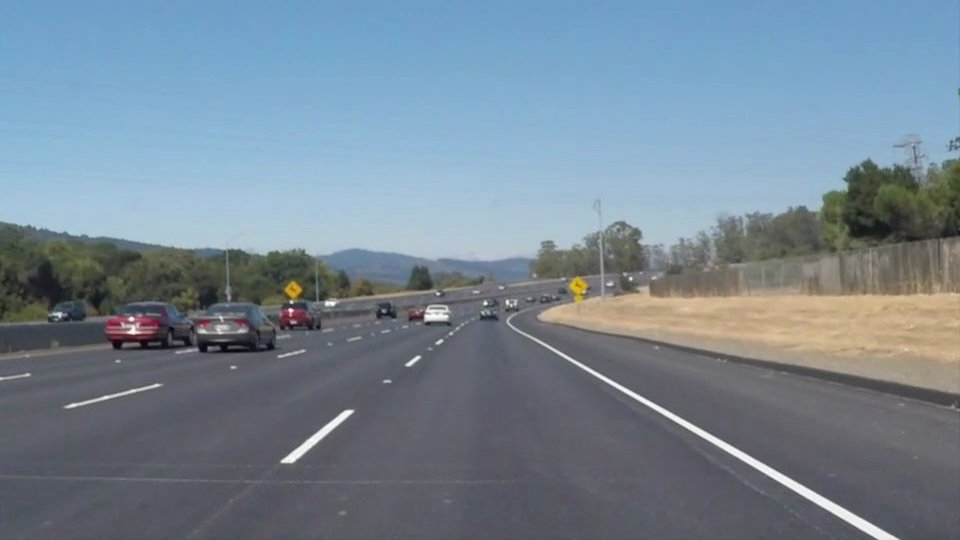
#> input picture  Lane_Detection/test_images/solidWhiteCurve.jpg, 960 x 540 px, found by its file name
$ python laneDetect.py
#> lines starting #> are read from the running program, lines starting #| are printed output that depends on the picture; after the words box and inside, x2 and y2 are one past the last pixel; in counts of white or black regions, pixels touching at a corner belong together
import cv2
import numpy as np

vertices=np.array([[0,360], [0,250],[274,165],[355,165],[570,250],[640,0]])

def roi(img, vertices):
    mask=np.zeros_like(img)
    cv2.fillPoly(mask, vertices, 255)
    masked=cv2.bitwise_and(img, mask)
    return masked

# '''CANNY EDGE DETECTION WITH GAUSSIAN BLUR'''

img = cv2.imread('solidWhiteCurve.jpg')
#> img is the input picture: shape (540, 960, 3); mean B, G, R 148.1, 134.5, 118.5
gray = cv2.cvtColor(img,cv2.COLOR_BGR2GRAY)
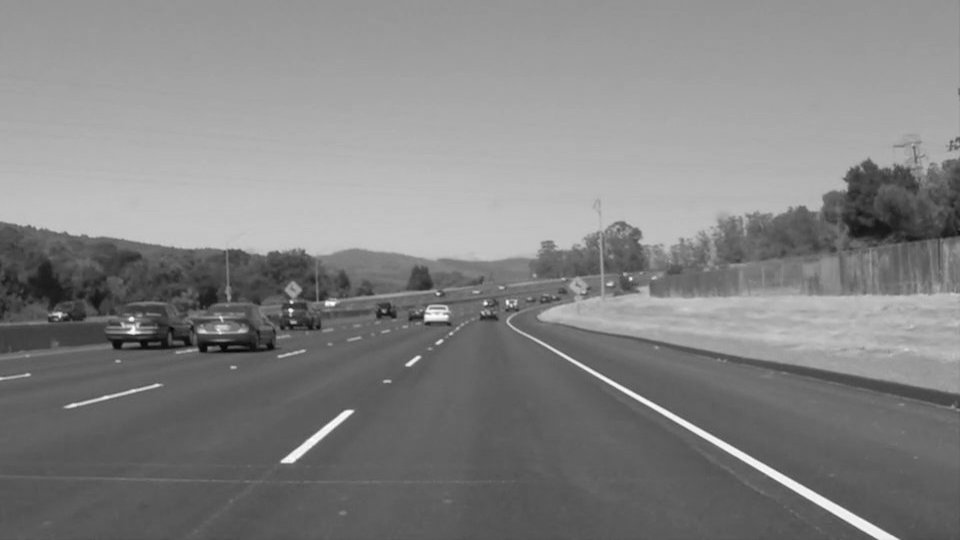
#> gray: shape (540, 960); min 5, max 255, mean 131.2
edges = cv2.Canny(gray,200,300,apertureSize = 3)
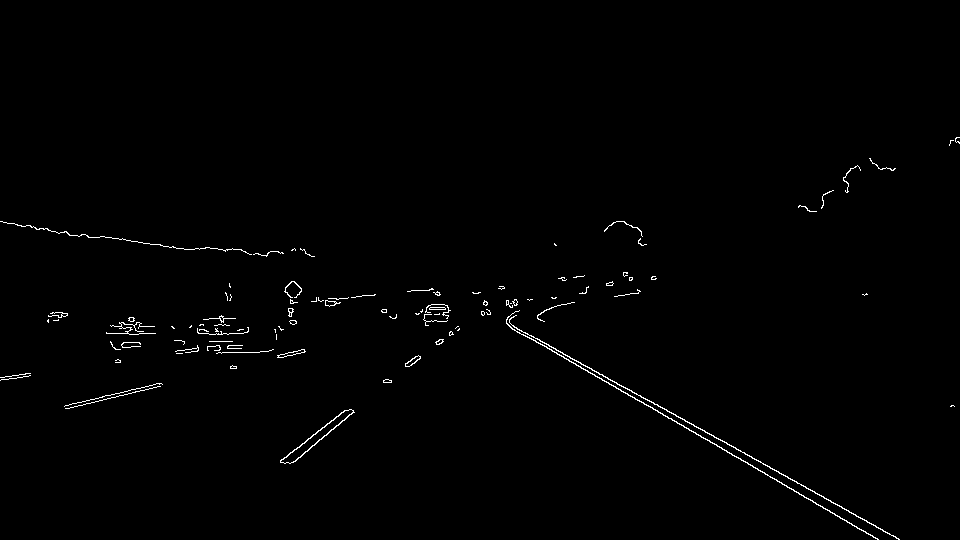
#> edges: shape (540, 960); 0.78% white in thin lines or dots, all inside (x1, y1, x2, y2) = (0, 137, 960, 540)
blur = cv2.GaussianBlur(img,(5,5), 0)

img1 = roi(edges,[vertices])
#> in roi, `cv2.fillPoly(mask, vertices, 255)`:
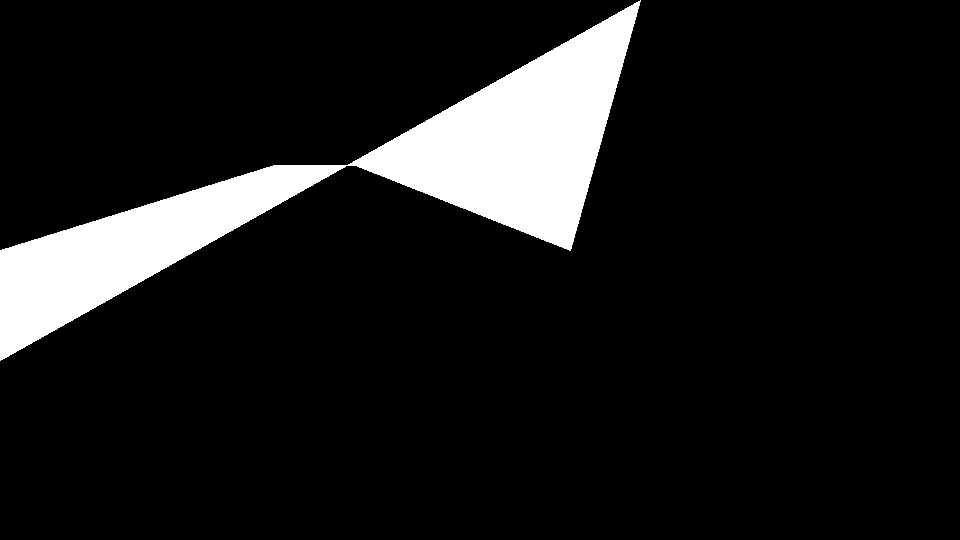
#> mask: shape (540, 960); 10.3% white; 1 white region, box (x1, y1, x2, y2) and area: (0, 0, 641, 361) 53479
#> in roi, `masked=cv2.bitwise_and(img, mask)`:
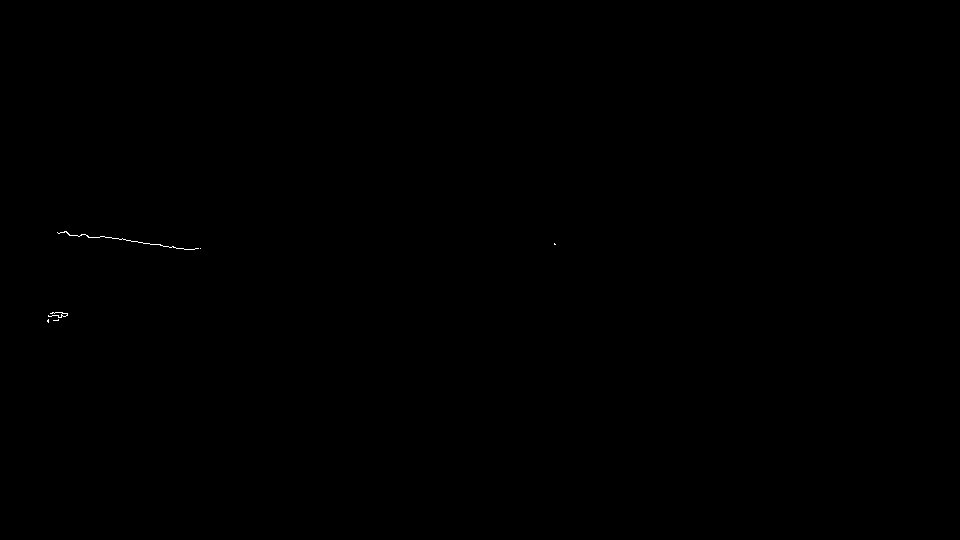
#> masked: shape (540, 960); 0.04% white in thin lines or dots, all inside (x1, y1, x2, y2) = (47, 231, 556, 323)

'''HOUGH TRANSFORMATION'''
minLineLength = 100
maxLineGap = 2
lines = cv2.HoughLinesP(edges,1,np.pi/180,100,minLineLength,maxLineGap)
#> lines = 21 rows, first 6: [572, 358, 655, 404], [549, 348, 552, 350], [613, 385, 616, 387], [740, 459, 745, 462], [553, 351, 612, 385], [656, 404, 799, 483]
for x1,y1,x2,y2 in lines[0]:
    cv2.line(img,(x1,y1),(x2,y2),(0,0,255),8)
#> this loop made 1 pass


cv2.imshow('newImage',img1)
cv2.waitKey(0)

$ run again, with  Lane_Detection/test_images/highway.jpg copied over  Lane_Detection/test_images/solidWhiteCurve.jpg
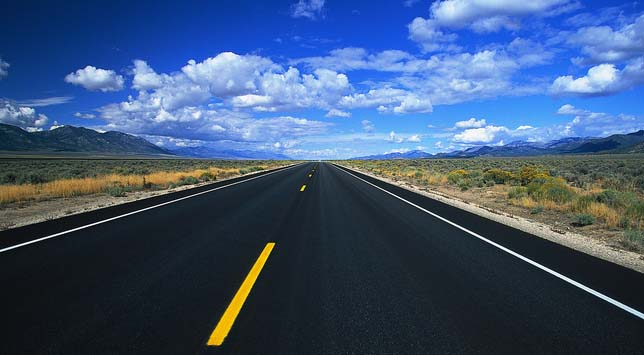
#> input picture  Lane_Detection/test_images/highway.jpg, 644 x 355 px, found by its file name
#> img is the input picture: shape (355, 644, 3); mean B, G, R 118.1, 84.7, 62.3
#> `edges = cv2.Canny(gray,200,300,apertureSize = 3)`:
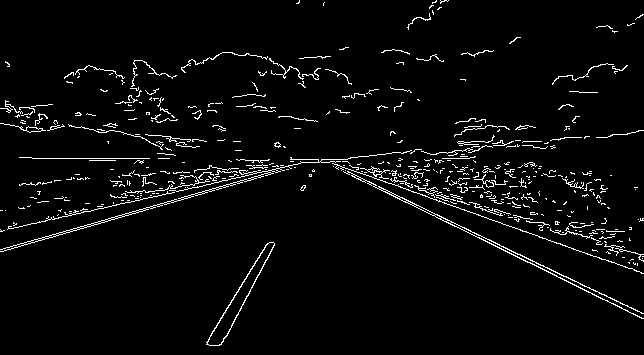
#> edges: shape (355, 644); 3.8% white in thin lines or dots
#> mask: shape (355, 644); 23.3% white; 1 white region, box (x1, y1, x2, y2) and area: (0, 0, 641, 355) 53376
#> in roi, `masked=cv2.bitwise_and(img, mask)`:
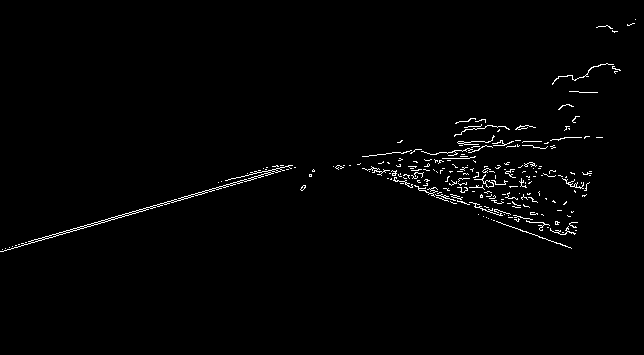
#> masked: shape (355, 644); 1.4% white in thin lines or dots, all inside (x1, y1, x2, y2) = (0, 19, 636, 252)
#> lines = 122 rows, first 6: [378, 186, 479, 235], [435, 216, 557, 276], [178, 198, 183, 197], [369, 155, 385, 154], [191, 194, 246, 179], [136, 200, 139, 200]
#> the loop `for x1,y1,x2,y2 in lines[0]:` made 1 pass

$ run again, with  Lane_Detection/test_images/road-generic.jpg copied over  Lane_Detection/test_images/solidWhiteCurve.jpg
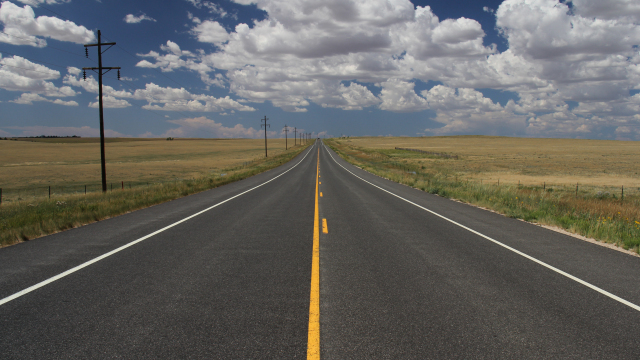
#> input picture  Lane_Detection/test_images/road-generic.jpg, 640 x 360 px, found by its file name
#> img is the input picture: shape (360, 640, 3); mean B, G, R 96.8, 100.7, 101.5
#> `edges = cv2.Canny(gray,200,300,apertureSize = 3)`:
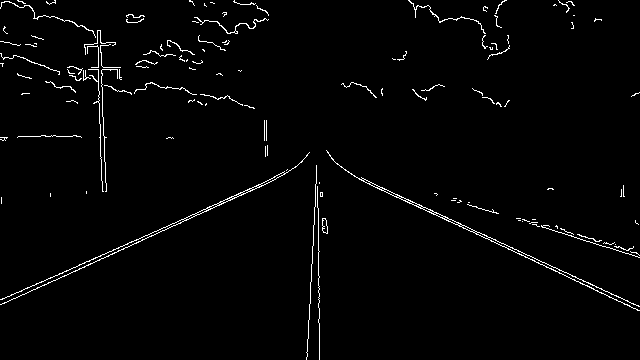
#> edges: shape (360, 640); 2% white in thin lines or dots
#> mask: shape (360, 640); 23.2% white; 1 white region, box (x1, y1, x2, y2) and area: (0, 0, 640, 360) 53447
#> in roi, `masked=cv2.bitwise_and(img, mask)`:
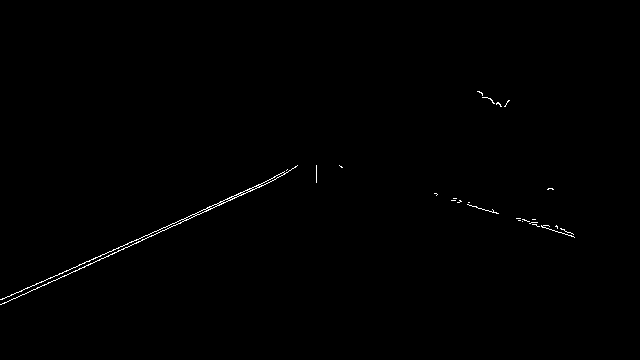
#> masked: shape (360, 640); 0.39% white in thin lines or dots, all inside (x1, y1, x2, y2) = (0, 91, 575, 305)
#> lines = 55 rows, first 6: [580, 279, 602, 289], [435, 212, 438, 213], [565, 272, 576, 277], [157, 230, 164, 227], [364, 179, 379, 186], [444, 219, 449, 221]
#> the loop `for x1,y1,x2,y2 in lines[0]:` made 1 pass

$ run again, with  Lane_Detection/test_images/road1.jpg copied over  Lane_Detection/test_images/solidWhiteCurve.jpg
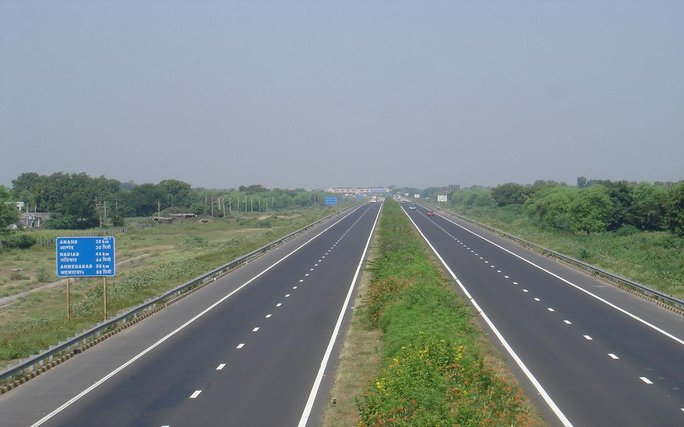
#> input picture  Lane_Detection/test_images/road1.jpg, 684 x 427 px, found by its file name
#> img is the input picture: shape (427, 684, 3); mean B, G, R 138.4, 138.3, 127.9
#> `edges = cv2.Canny(gray,200,300,apertureSize = 3)`:
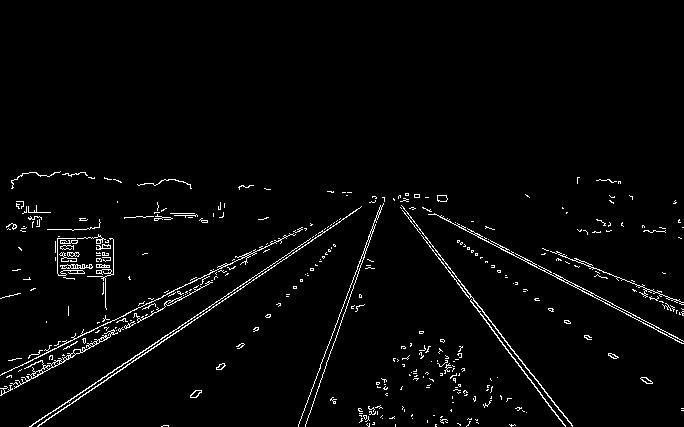
#> edges: shape (427, 684); 2.6% white in thin lines or dots, all inside (x1, y1, x2, y2) = (0, 171, 684, 427)
#> mask: shape (427, 684); 18.3% white; 1 white region, box (x1, y1, x2, y2) and area: (0, 0, 641, 361) 53479
#> in roi, `masked=cv2.bitwise_and(img, mask)`:
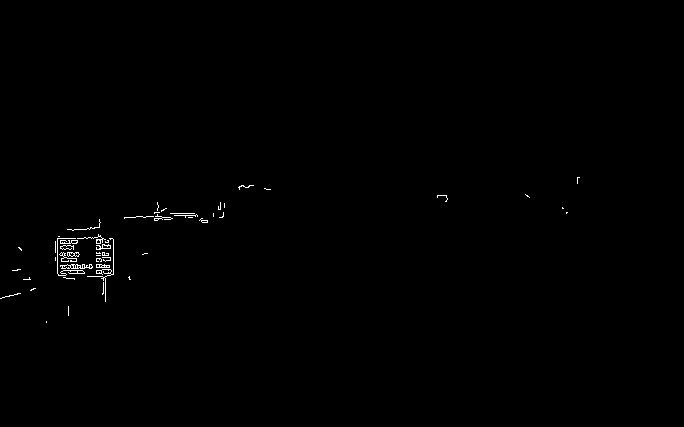
#> masked: shape (427, 684); 0.4% white in thin lines or dots, all inside (x1, y1, x2, y2) = (0, 177, 580, 323)
#> lines = 82 rows, first 6: [106, 379, 178, 330], [104, 377, 175, 329], [437, 256, 469, 298], [57, 347, 113, 320], [492, 323, 495, 326], [419, 229, 450, 268]
#> the loop `for x1,y1,x2,y2 in lines[0]:` made 1 pass
